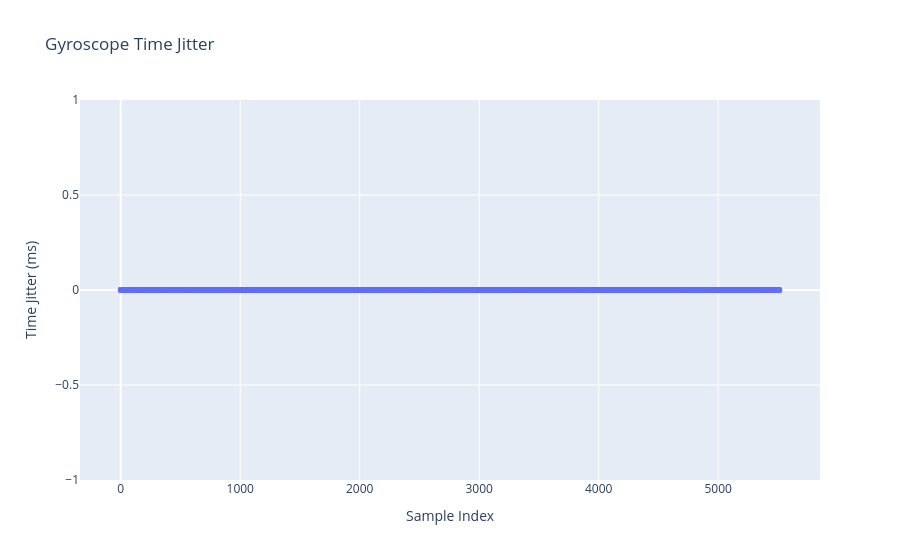

Source (notebook cell):
### Code cell
# compute time differences in milliseconds
df['time_diff_ms'] = df['timestamp_ns'].diff() / 1e6    
df['time_diff_ms'].fillna(0, inplace=True)

# display timestamp information
print(f"First timestamp: {df['timestamp_ns'].iloc[0]}")
print(f"First timestamp (s): {df['timestamp_s'].iloc[0]:.6f}")
print(f"Last timestamp (s): {df['timestamp_s'].iloc[-1]:.6f}")
print(f"Duration: {(df['timestamp_s'].iloc[-1] - df['timestamp_s'].iloc[0]):.3f} seconds")
print(f"\nAverage sample rate: {1000 / df['time_diff_ms'].mean():.1f} Hz")

# plot time jitter
fig = go.Figure()
fig.add_trace(go.Scatter(x=df.index, y=df['time_diff_ms'], mode='lines+markers', name='Time Diff (ms)'))
fig.update_layout(title='Sample Time Differences', xaxis_title='Sample Index', yaxis_title='Time Difference (ms)')
fig.show()

### Figure 1 — Plotly figure (JSON) as saved in the notebook; plotly's stock layout.template omitted (floating-point values rounded to 4 significant figures; data arrays with more than 128 entries replaced by an {"elided": "..."} marker saying what was removed)
{"data": [{"mode": "lines+markers", "name": "Time Jitter (s)", "type": "scatter", "x": {"elided": "5512 int values"}, "y": {"elided": "5512 float values"}}], "layout": {"title": {"text": "Gyroscope Time Jitter"}, "xaxis": {"title": {"text": "Sample Index"}}, "yaxis": {"title": {"text": "Time Jitter (ms)"}}}}
